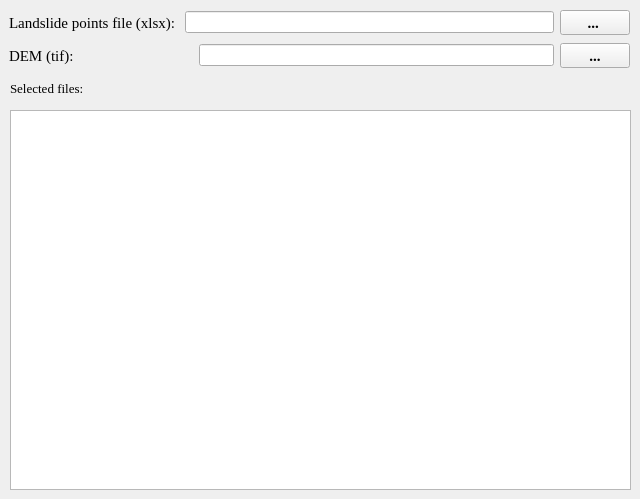
      <widget class="QWidget" name="tab_1">
       <attribute name="title">
        <string>File management</string>
       </attribute>
       <widget class="QWidget" name="layoutWidget">
        <property name="geometry">
         <rect>
          <x>9</x>
          <y>9</y>
          <width>621</width>
          <height>27</height>
         </rect>
        </property>
        <layout class="QHBoxLayout" name="horizontalLayout_3">
         <item>
          <widget class="QLabel" name="label_46">
           <property name="maximumSize">
            <size>
             <width>16777215</width>
             <height>25</height>
            </size>
           </property>
           <property name="font">
            <font>
             <family>Times New Roman</family>
             <pointsize>11</pointsize>
            </font>
           </property>
           <property name="text">
            <string>Landslide points file (xlsx): </string>
           </property>
           <property name="textFormat">
            <enum>Qt::PlainText</enum>
           </property>
          </widget>
         </item>
         <item>
          <widget class="QLineEdit" name="lineEdit">
           <property name="maximumSize">
            <size>
             <width>370</width>
             <height>22</height>
            </size>
           </property>
           <property name="font">
            <font>
             <family>Times New Roman</family>
            </font>
           </property>
          </widget>
         </item>
         <item>
          <widget class="QPushButton" name="pushButton">
           <property name="maximumSize">
            <size>
             <width>70</width>
             <height>25</height>
            </size>
           </property>
           <property name="font">
            <font>
             <family>Times New Roman</family>
             <pointsize>11</pointsize>
             <weight>75</weight>
             <bold>true</bold>
            </font>
           </property>
           <property name="text">
            <string>... </string>
           </property>
          </widget>
         </item>
        </layout>
       </widget>
       <widget class="QWidget" name="layoutWidget">
        <property name="geometry">
         <rect>
          <x>9</x>
          <y>42</y>
          <width>621</width>
          <height>27</height>
         </rect>
        </property>
        <layout class="QHBoxLayout" name="horizontalLayout_5">
         <item>
          <widget class="QLabel" name="label_45">
           <property name="maximumSize">
            <size>
             <width>16777215</width>
             <height>25</height>
            </size>
           </property>
           <property name="font">
            <font>
             <family>Times New Roman</family>
             <pointsize>11</pointsize>
            </font>
           </property>
           <property name="text">
            <string>DEM (tif): </string>
           </property>
          </widget>
         </item>
         <item>
          <widget class="QLineEdit" name="lineEdit_14">
           <property name="maximumSize">
            <size>
             <width>355</width>
             <height>22</height>
            </size>
           </property>
           <property name="font">
            <font>
             <family>Times New Roman</family>
            </font>
           </property>
          </widget>
         </item>
         <item>
          <widget class="QPushButton" name="pushButton_10">
           <property name="maximumSize">
            <size>
             <width>70</width>
             <height>25</height>
            </size>
           </property>
           <property name="font">
            <font>
             <family>Times New Roman</family>
             <pointsize>11</pointsize>
             <weight>75</weight>
             <bold>true</bold>
            </font>
           </property>
           <property name="text">
            <string>...</string>
           </property>
          </widget>
         </item>
        </layout>
       </widget>
       <widget class="QLabel" name="label_3">
        <property name="geometry">
         <rect>
          <x>10</x>
          <y>80</y>
          <width>76</width>
          <height>16</height>
         </rect>
        </property>
        <property name="maximumSize">
         <size>
          <width>16777215</width>
          <height>25</height>
         </size>
        </property>
        <property name="font">
         <font>
          <family>Times New Roman</family>
          <pointsize>10</pointsize>
         </font>
        </property>
        <property name="text">
         <string>Selected files: </string>
        </property>
       </widget>
       <widget class="QTextBrowser" name="textBrowser">
        <property name="geometry">
         <rect>
          <x>10</x>
          <y>110</y>
          <width>621</width>
          <height>380</height>
         </rect>
        </property>
        <property name="maximumSize">
         <size>
          <width>16777215</width>
          <height>600</height>
         </size>
        </property>
        <property name="font">
         <font>
          <family>Times New Roman</family>
         </font>
        </property>
       </widget>
      </widget>
